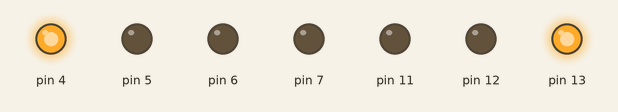
Bench run of a sketch on a simulated Arduino Uno, built with avr-gcc and run on an emulated ATmega328P. Shown: output pins drawn as LEDs (lit = HIGH).

Above: at 0.2 s.
At 1.2 s:
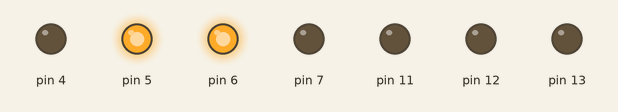
At 3.2 s:
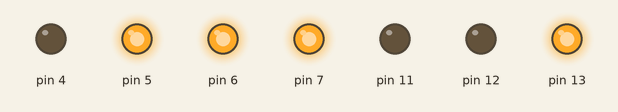
At 4.2 s:
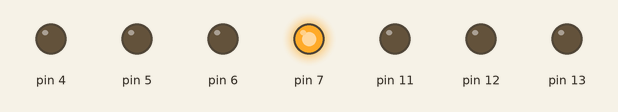
At 5.7 s:
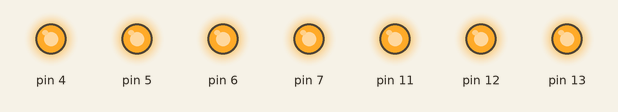
Timing chart, 0 to 6.5 s (numbered marks = the images above):
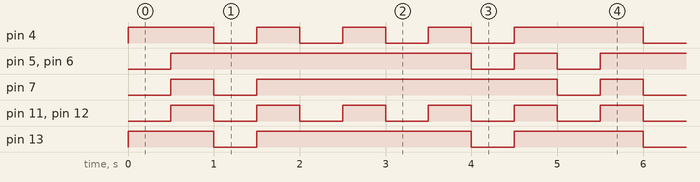

Measured:
- by itself, pin 4: repeats every 5.0 s: 3 × (HIGH 0.50 s, LOW 0.50 s), HIGH 1.5 s, LOW 0.50 s
- by itself, pin 5, pin 6: repeats every 5.0 s: LOW 0.50 s, HIGH 0.50 s, LOW 0.50 s, HIGH 3.5 s
- by itself, pin 7: repeats every 5.0 s: LOW 0.50 s, HIGH 3.5 s, LOW 0.50 s, HIGH 0.50 s
- by itself, pin 11, pin 12: alternates HIGH for 0.50 s and LOW for 0.50 s
- by itself, pin 13: repeats every 5.0 s: HIGH 2.5 s, LOW 0.50 s, HIGH 1.5 s, LOW 0.50 s

The sketch:

led-hello.ino
```cpp
//*************************
//  HELLO example sketch
//  10 November 2015
//  Created by Alex Noyanov
//*************************

//  7-Segments LED indicator
/* =================
 * | SEGMENT | PIN |
 * =================
 * |  UP     |  3  |
 * |  MIDLE  |  7  |
 * |  DOWN   |  4  |
 * | LEFT UP |  12  |
 * |LEFT DOWN|  5  |
 * |RIGHT UP |  6  |
 * |RIGHT DWN|  8  |
 * =================
 */

 /* Main Functions:
  * Numbers - [ Zero() to Nine() ]
  *   H()  E()  L()
  *   Function clear - Off()
  */
//  Including Libriary:
  #include <LedIndicator.h>
//  Speed:
 int spd = 500;
 // Simple function which Off and delay:
 void Offdel(){
  delay(spd);
Off();
delay(spd);
 }
void setup() {
 // Set PINs to OUTPUT mode:
 /*
  pinMode(13,OUTPUT);
   pinMode(4,OUTPUT);
    pinMode(5,OUTPUT);
     pinMode(6,OUTPUT);
      pinMode(7,OUTPUT);
       pinMode(11,OUTPUT);
        pinMode(12,OUTPUT);
  // Off all leds:
  */
  PinsOut();
        Off();
}

void loop() {
  //  Simple HELLO test code:
H();
Offdel();
E();
Offdel();
L();
Offdel();
L();
Offdel();
// Using Zero symbol like O:
Zero();
Offdel();
}
```
